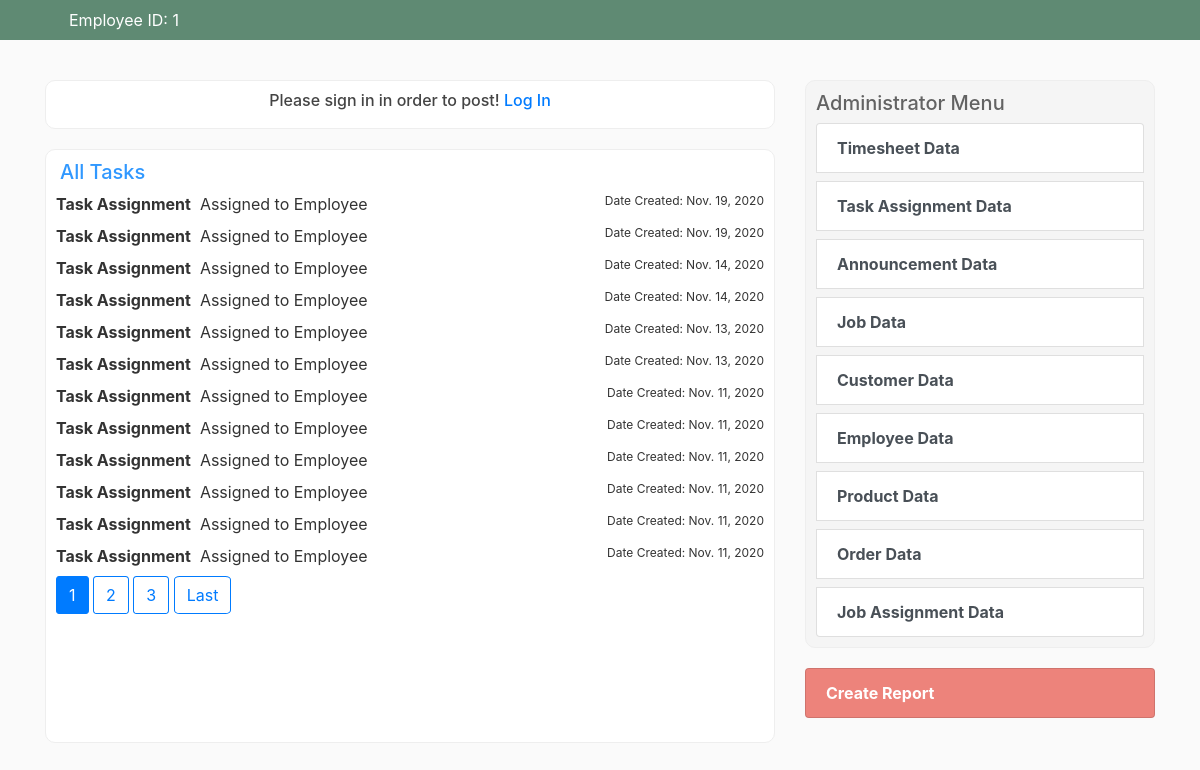
The app's page /task/all with its own data.
### blog/models.py (models this page shows, shortened)
class TaskModel(models.Model):
    title = models.CharField(max_length=100)
    employee_id = models.CharField(default='1', max_length=100)
    job_id = models.CharField(default='1',max_length=100)
    startDate = models.DateTimeField(default=timezone.localtime)
    dueDate = models.DateTimeField(default=timezone.localtime)
    status = models.CharField(max_length=100)
    priority = models.CharField(max_length=100)
    content = models.TextField(null=True)
    date_posted = models.DateTimeField(default=timezone.localtime)
    class Meta:
        verbose_name = 'Task'
        verbose_name_plural = 'Tasks'

### blog/views.py (the view)
# urls.py: path('task/all', all_tasks.as_view(), name='all-tasks'),
class all_tasks(ListView):
    model = Post
    template_name = 'blog/all_tasks.html'
    context_object_name = 'tasks'
    ordering = ['-date_posted']
    paginate_by = 12
    def get_context_data(self, *args, **kwargs):
        context = super(all_tasks, self).get_context_data(*args, **kwargs)
        context['current_title'] = 'All Tasks'
        return context
    def get_queryset(self):
        return TaskModel.objects.filter().order_by('-date_posted')

### blog/context_processors.py (called while the page is built, shortened)
def connection_init():
    connection = pyodbc.connect(driver='ODBC Driver 17 for SQL Server', server='172.26.54.36', database='CyltexDB', trusted_connection='no', uid='test', password='testPass!@123')
    return connection

def connection_cursor_init(connection):
    cursor = connection.cursor()
    return cursor

def connection_query(connection, cursor, str):
    iterator = cursor.execute(str)
    result = iterator.fetchall()
    return result

def close_connections(connection, cursor):
    cursor.close()
    connection.rollback()

def SQL_get_all_employee_id():
    str = "SELECT * FROM Employee Where Emp_Status_ID != 2"
    conn = connection_init()
    cursor = connection_cursor_init(conn)
    query = connection_query(conn, cursor, str)
    close_connections(conn, cursor)
    return query

def empid_processor(request):
    context = {}
    emps = SQL_get_all_employee_id()
    if 'global_id' in request.session:
        global_id = request.session['global_id']
        context.update({
            'test': global_id,
            'emp_id': global_id,
            'emps': emps,
        })
    else:
        request.session['global_id'] = 1
        global_id = request.session['global_id']
        context.update({
            'test': global_id,
            'emp_id': global_id,
            'emps': emps,
        })
    context.update({
            'emps': emps,
        })
    return context

### blog/templates/blog/all_tasks.html (shortened to what this page needs)
{% extends "blog/base.html" %}
{% block content %}
	{% if user.is_authenticated %}
		<article class="media content-section-side shadow_effect_only"
			onmouseover="$('.btn_posts').css('opacity','1.0'); $('.btn_posts').addClass('show');"
			onmouseout="$('.btn_posts').css('opacity','1.0'); $('.btn_posts').removeClass('show');">
		{% if request.user_agent.is_mobile %}
			<a href="{% url 'profile' %}"><img class="rounded-circle site-header-img" src="{{ user.profile.image.url }}"></a>
			<div class="media-body d-flex">
				<div class="btn-group dropleft ml-auto">
				<!--
				  <button type="button" class="btn_posts ml-4 btn btn-success" style="border-radius:100px;">Announcement</button>
				  <button type="button" class="btn_posts ml-4 btn btn-success" style="border-radius:100px;">Timesheet</button>
				  <button type="button" class="btn_posts ml-4 btn btn-success" style="border-radius:100px;">Task</button>
				  -->
				  <button type="button" class="btn btn-success dropdown-toggle ml-4"
				  data-toggle="dropdown"
				  aria-haspopup="true"
				  aria-expanded="false">
					Create Post
				  </button>
					<div class="dropdown-menu">
						{% if user.groups.all.0.name == 'Administration' %}
							<a class="dropdown-item" href="{% url 'post-create-announcement' %}">Announcement</a>
							<a class="dropdown-item" href="{% url 'post-create-timesheet' %} ">Timesheet</a>
							<a class="dropdown-item" href="{% url 'post-create-taskassignment' %} ">Task Assignment</a>
						{% else %}
							<a class="dropdown-item" href="{% url 'post-create-timesheet' %} ">Timesheet</a>
						{% endif %}
					</div>
				</div>
			</div>
		{% else %}
			<div class="media-body d-flex justify-content-center">
				<div class="btn-group dropleft" style="align-items: center; justify-content: center; text-align:center;">
				{% if user.groups.all.0.name == 'Administration' %}
				  <button
				  type="button"
				  class="btn_posts ml-0 btn btn-success"
				  style="border-radius:10px;"
				  onclick="window.location.href='{% url 'create-announcement' %}'">
				  Create Announcement
				  </button>
				  <button
				  type="button"
				  class="btn_posts ml-4 btn btn-success"
				  style="border-radius:10px;"
				  onclick="window.location.href='{% url 'create-timesheet' %}'">
				  Create Timesheet
				  </button>
				  <button
				  type="button"
				  class="btn_posts ml-4 btn btn-success"
				  style="border-radius:10px;"
				  onclick="window.location.href='{% url 'create-task' %}'">
				  Create Task
				  </button>
				{% else %}
				  <button
				  type="button"
				  class="btn_posts ml-4 btn btn-success"
				  style="border-radius:10px;"
				  onclick="window.location.href='{% url 'create-timesheet' %}'">
				  Create Timesheet
				  </button>
				{% endif %}
				<!--
				  <button type="button" class="btn btn-success dropdown-toggle ml-4"
				  data-toggle="dropdown"
				  aria-haspopup="true"
				  aria-expanded="false">
					Create Post
				  </button>
				-->
				</div>
			</div>
		{% endif %}
		</article>
		{% if request.user_agent.is_mobile %}
			<div class="btn-group mb-3 btn-group-sm d-flex justify-content-center" role="group">
			  <button type="button" class="btn btn-secondary mr-1" onclick="window.location.href='{% url 'filter-announcements' %}';">Announcements</button>
			  <button type="button" class="btn btn-secondary mr-1" onclick="window.location.href='{% url 'filter-timesheets' %}';">Timesheets</button>
			  <button type="button" class="btn btn-secondary" onclick="window.location.href='{% url 'filter-tasks' %}';">Task Assignments</button>
			</div>
		{% endif %}
	{% else %}
		<article class="media content-section-side shadow_effect_light">
		{% if request.user_agent.is_mobile %}
			<div class="media-body">
				<h6 style="text-align: center;">Please sign in in order to post! <a href="{% url 'login' %}">Log In</a></h6>
			</div>
		{% else %}
			<div class="media-body">
				<h6 style="text-align: center;">Please sign in in order to post! <a href="{% url 'login' %}">Log In</a></h6>
			</div>
		{% endif %}
		</article>
	{% endif %}
	<article class="content-section-side shadow_effect_only" style="height: 93%;"
			onmouseover="$('.btn_posts').css('opacity','1.0'); $('.btn_posts').addClass('show');"
			onmouseout="$('.btn_posts').css('opacity','1.0'); $('.btn_posts').removeClass('show');">
		<div class="d-flex ml-1">
			<h5 style="color:#3098ff;">{{ current_title }}</h5>
		</div>
		<div class="media-body">
			{% for task in tasks %}
				<article class="media content-section-sub d-flex mb-2"
					onmouseover="$('.btn_posts').css('opacity','1.0'); style.cursor = 'pointer';"
					onmouseout="$('.btn_posts').css('opacity','1.0'); "
					onclick="window.location.href='{% url 'task-detail' task.id %}';">
					<b>{{ task.title }}</b> &#x200B; &#x200B; &#x200B;Assigned to Employee {{ task.user_id }}<div class="ml-auto" style="font-size: 12px;">Date Created: {{ task.date_posted|date }}</div>
				</article>
			{% endfor %}
		</div>
		{% if is_paginated %}
		<div class="paginator">
			{% for num in page_obj.paginator.page_range %}
				{% if page_obj.number == num %}
					<a class="btn btn-primary mb-4 thumb_effect" href="?page={{ num }}" style="border-radius: 10%;">{{ num }}</a>
				{% elif num > page_obj.number|add:'-5' and num < page_obj.number|add:'5'%}
					<a class="btn btn-outline-primary mb-4 thumb_effect" href="?page={{ num }}" style="border-radius: 10%;">{{ num }}</a>
				{% endif %}
			{% endfor %}
			{% if page_obj.has_next %}
				<a class="btn btn-outline-primary mb-4 thumb_effect" href="?page={{ page_obj.paginator.num_pages }}" style="border-radius: 10%;">Last</a>
			{% endif %}
		</div>
		{% endif %}
	</article>
{% endblock content %}

### static/blog/main.css (style rules this page uses)
body { background: #fafafa; color: #333333; margin-top: 5rem; }
h1, h2, h3, h4, h5, h6 { color: #444444; }
.content-section-side { background: #ffffff; padding: 10px 10px; border: 1px solid #EEEEEE; border-radius: 10px; margin-bottom: 20px; }

### records on screen
TaskModel: title "Task Assignment", date_posted "Nov. 19, 2020"
TaskModel: title "Task Assignment", date_posted "Nov. 19, 2020"
TaskModel: title "Task Assignment", date_posted "Nov. 14, 2020"
TaskModel: title "Task Assignment", date_posted "Nov. 14, 2020"
TaskModel: title "Task Assignment", date_posted "Nov. 13, 2020"
TaskModel: title "Task Assignment", date_posted "Nov. 13, 2020"
TaskModel: title "Task Assignment", date_posted "Nov. 11, 2020"
TaskModel: title "Task Assignment", date_posted "Nov. 11, 2020"
TaskModel: title "Task Assignment", date_posted "Nov. 11, 2020"
TaskModel: title "Task Assignment", date_posted "Nov. 11, 2020"
TaskModel: title "Task Assignment", date_posted "Nov. 11, 2020"
TaskModel: title "Task Assignment", date_posted "Nov. 11, 2020"

### other values on screen
{{ emp_id }} "1"
{{ current_title }} "All Tasks"
{{ num }} "1"
{{ num }} "2" "3"
